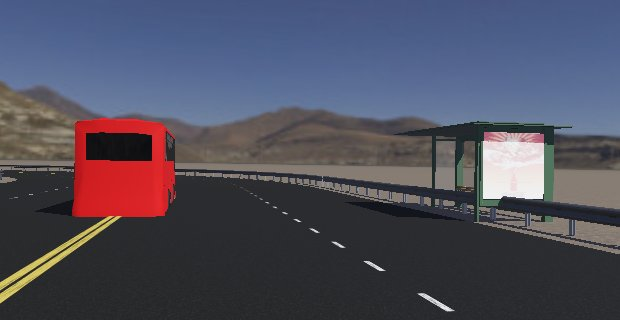
#> input picture data/behavioral_dataset/images/frame_000176.jpg, 620 x 320 px, given in place of 5382495-uhd_3840_2160_24fps.mp4, which was not available
$ jupyter execute --allow-errors '7 - TransformadaHough.ipynb'   (text cells are left out)
#> lines starting #> are read from the running program, lines starting #| are printed output that depends on the picture; after the words box and inside, x2 and y2 are one past the last pixel; in counts of white or black regions, pixels touching at a corner belong together; pictures that were not available may be replaced by others from this repository, and a replacement may not be noted
[cell 1]
# ==============================
# 1. LIBRERÍAS
# ==============================
import matplotlib.image as mpimg
import matplotlib.pyplot as plt
import numpy as np
import cv2

[cell 2]
# ==============================
# 2. CARGA DE IMAGEN + CANNY
# ==============================
IMAGE_PATH = "D:\ML\Projects\Project_5_MR4010.10_Navegacion\MR4010.10_Navegacion\data\Module1\Self_Driving_Car_ROADCAMERA.jpg"  # Cambia si es necesario

img_bgr = cv2.imread(IMAGE_PATH)

#> (the rest of this cell did not finish here and is left out)

#> (a cell that did not finish here is left out)

[cell 4]
# ============================================
# 4. TRANSFORMADA DE HOUGH MEJORADA
# ============================================

# Parámetros de Hough
rho = 2                         # Resolución en píxeles
theta = np.pi / 180             # Resolución angular en radianes
threshold = 80                  # Número mínimo de votos para aceptar una línea
min_line_len = 100              # Longitud mínima de línea
max_line_gap = 50               # Separación máxima entre segmentos para unirlos

# Detectar segmentos de línea usando HoughLinesP
#> (the rest of this cell did not finish here and is left out)

[cell 5]
# ============================================
# 5. OVERLAY FINAL
# ============================================

alpha = 0.8
beta = 1.0
gamma = 0.0

# Convertir imagen original BGR a RGB para matplotlib
#> (the rest of this cell did not finish here and is left out)

[cell 6]
def smooth_line(current_line, previous_line, alpha=0.2):
    """
    Suaviza la línea actual usando la línea del frame anterior.
    Evita que las líneas parpadeen frame a frame.
    """

    if current_line is None:
        return previous_line

    if previous_line is None:
        return current_line

    return [
        int(alpha * current_line[0] + (1 - alpha) * previous_line[0]),
        int(alpha * current_line[1] + (1 - alpha) * previous_line[1]),
        int(alpha * current_line[2] + (1 - alpha) * previous_line[2]),
        int(alpha * current_line[3] + (1 - alpha) * previous_line[3])
    ]

[cell 7]
import cv2
import numpy as np

# ==============================
# VARIABLES PARA SUAVIZADO TEMPORAL
# ==============================

left_line_prev = None
right_line_prev = None

alpha_smooth = 0.2   # 0.1 muy suave, 0.3 más reactivo


# Ruta del video
video_path = "../../data/Video/5382495-uhd_3840_2160_24fps.mp4"
#video_path = "../../data/Video/city_2025a_05062026.mp4"

cap = cv2.VideoCapture(video_path)

while cap.isOpened():
    ret, frame = cap.read()
#> frame is the input picture: shape (320, 620, 3); mean B, G, R 93.6, 78.9, 79.7

    if not ret:
        break

    # ======================================
    # PIPELINE (igual que  imagen)
    # ======================================

    # 1. Convertir a gris
    gray = cv2.cvtColor(frame, cv2.COLOR_BGR2GRAY)
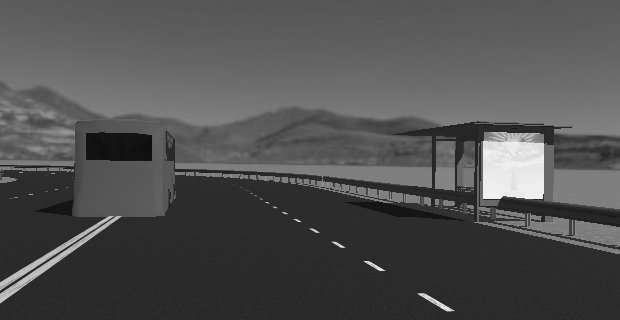
#> gray: shape (320, 620); min 6, max 254, mean 80.8

    # 2. Blur para reducir ruido
    blur = cv2.GaussianBlur(gray, (5,5), 0)

    # 3. Canny
    edges = cv2.Canny(blur, 100, 200)
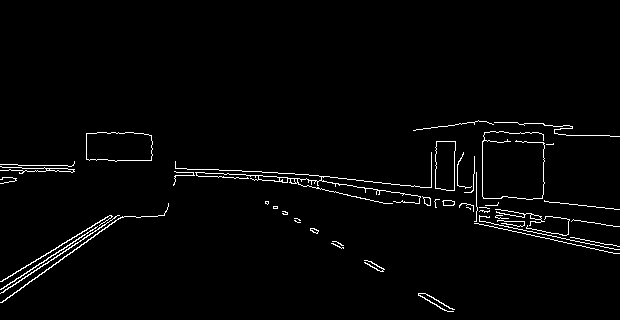
#> edges: shape (320, 620); 2.1% white in thin lines or dots, all inside (x1, y1, x2, y2) = (0, 120, 620, 312)

    # 4. ROI
    height, width = edges.shape
#> height = 320; width = 620

    mask = np.zeros_like(edges)

    vertices = np.array([[
    (0, height * 0.6),             # sube el límite inferior
    (width * 0.45, height * 0.5),
    (width * 0.55, height * 0.5),
    (width, height * 0.6)
]], dtype=np.int32)

    cv2.fillPoly(mask, vertices, 255)
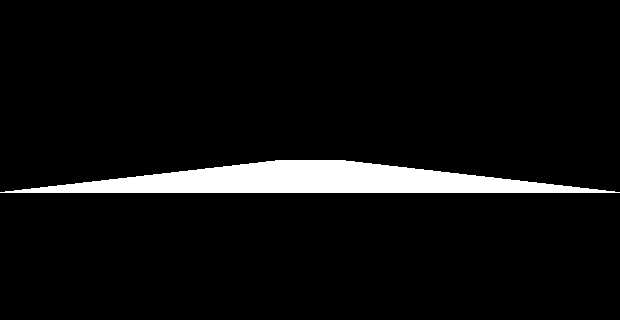
#> mask: shape (320, 620); 5.8% white; 1 white region, box (x1, y1, x2, y2) and area: (0, 160, 620, 193) 11516
    img_mask = cv2.bitwise_and(edges, mask)
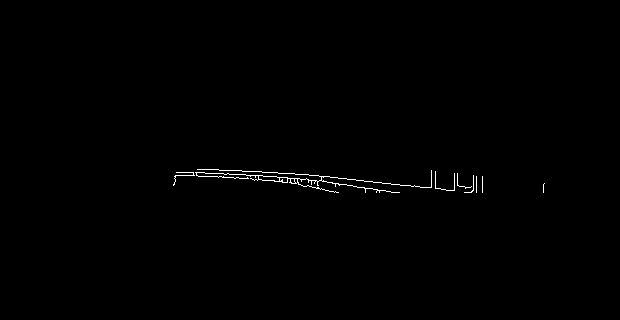
#> img_mask: shape (320, 620); 0.44% white in thin lines or dots, all inside (x1, y1, x2, y2) = (173, 169, 545, 193)

    # ======================================
    # HOUGH + FILTRO + PROMEDIO
    # ======================================

    lines = cv2.HoughLinesP(
        img_mask,
        2,
        np.pi/180,
        80,
        minLineLength=100,
        maxLineGap=50
    )
#> lines = [[185, 172, 381, 182], [206, 169, 308, 174], [193, 174, 326, 181], [175, 175, 346, 184], [297, 174, 476, 192], [210, 176, 399, 192]]

    img_lines = np.zeros_like(frame)

    left_lines = []
    right_lines = []

    if lines is not None:
        for line in lines:
            for x1, y1, x2, y2 in line:

                if x2 - x1 == 0:
                    continue

                slope = (y2 - y1) / (x2 - x1)
                intercept = y1 - slope * x1

                if abs(slope) < 0.5 or abs(slope) > 2.5:
                    continue

                if slope < 0 and x1 < width * 0.5 and x2 < width * 0.5:
                    left_lines.append((slope, intercept))

                elif slope > 0 and x1 > width * 0.5 and x2 > width * 0.5:
                    right_lines.append((slope, intercept))

                if y1 > height * 0.7 or y2 > height * 0.7:
                    continue
#> this loop made 6 passes
#> after the loop, left_lines = []; right_lines = []

    def make_line(height, slope, intercept):
        y1 = int(height * 0.8)
        y2 = int(height * 0.35)
        x1 = int((y1 - intercept) / slope)
        x2 = int((y2 - intercept) / slope)
        return x1, y1, x2, y2

    # Dibujar líneas promedio
    left_current = None
    right_current = None

    if len(left_lines) > 0:
        left_avg = np.mean(left_lines, axis=0)
        left_current = make_line(height, left_avg[0], left_avg[1])

    if len(right_lines) > 0:
        right_avg = np.mean(right_lines, axis=0)
        right_current = make_line(height, right_avg[0], right_avg[1])

    #Suavisar
    left_line_prev = smooth_line(left_current, left_line_prev, alpha_smooth)
    right_line_prev = smooth_line(right_current, right_line_prev, alpha_smooth)

    #Dibujar lineas suavisadas
    if left_line_prev is not None:
        x1, y1, x2, y2 = left_line_prev
        cv2.line(img_lines, (x1, y1), (x2, y2), (255, 0, 0), 40)

    if right_line_prev is not None:
        x1, y1, x2, y2 = right_line_prev
        cv2.line(img_lines, (x1, y1), (x2, y2), (0, 255, 0), 40)


    # Overlay
    result = cv2.addWeighted(frame, 0.8, img_lines, 1, 0)
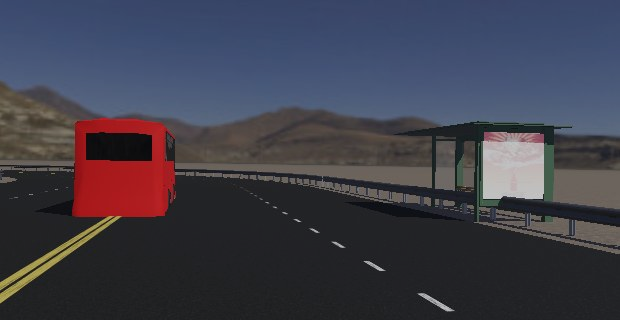
#> result: shape (320, 620, 3); mean B, G, R 74.8, 63.1, 63.8


    # Mostrar video
    cv2.imshow("Lane Detection", cv2.resize(result, (800, 450)))
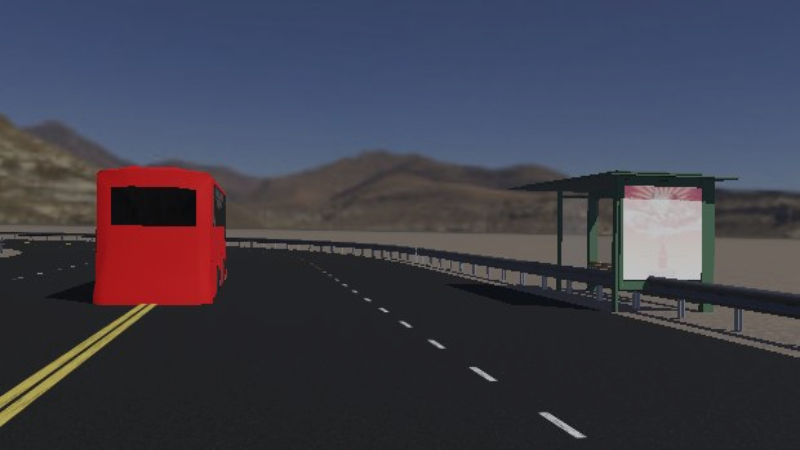
#> window 'Lane Detection': shape (450, 800, 3); mean B, G, R 74.8, 63, 63.7

    # Presiona 'q' para salir
    if cv2.waitKey(1) & 0xFF == ord('q'):
#> (key q is pressed here)
        break

cap.release()
cv2.destroyAllWindows()

[cell 8]
import cv2
from IPython.display import display, clear_output
import matplotlib.pyplot as plt

video_path = "../../data/Video/5382495-uhd_3840_2160_24fps.mp4"
cap = cv2.VideoCapture(video_path)

if not cap.isOpened():
    print("Error: no se pudo abrir el video. Revisa la ruta.")
else:
    while True:
        ret, frame = cap.read()

        if not ret:
            break

        # Reducir tamaño para que no sea tan pesado
        frame = cv2.resize(frame, (800, 450))
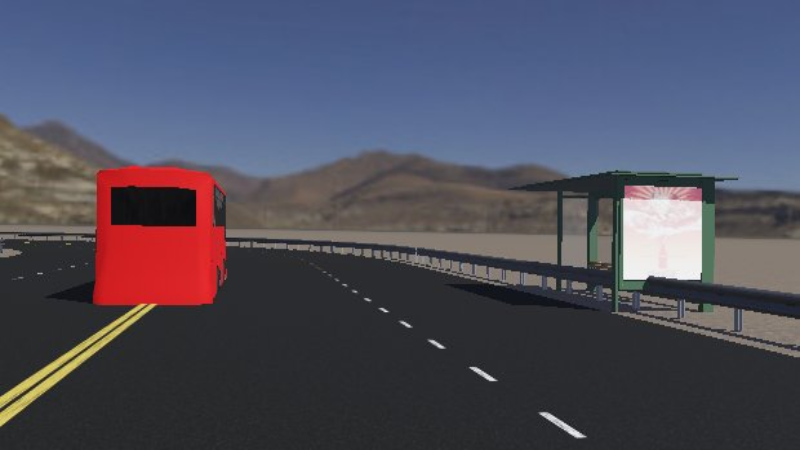
#> frame: shape (450, 800, 3); mean B, G, R 93.5, 78.8, 79.6

        # OpenCV usa BGR, matplotlib usa RGB
        frame_rgb = cv2.cvtColor(frame, cv2.COLOR_BGR2RGB)

        plt.figure(figsize=(10, 5))
#> (this line was passed over: IPython is not available in this run)
        plt.imshow(frame_rgb)
#> (this line was passed over: IPython is not available in this run)
        plt.axis("off")
#> (this line was passed over: IPython is not available in this run)
        display(plt.gcf())
#> (this line was passed over: IPython is not available in this run)
        clear_output(wait=True)
        plt.close()

cap.release()

$ run again, on data/behavioral_dataset/images/frame_000186.jpg
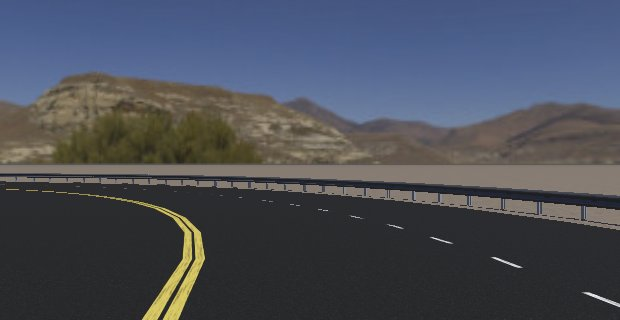
#> input picture data/behavioral_dataset/images/frame_000186.jpg, 620 x 320 px, given in place of 5382495-uhd_3840_2160_24fps.mp4, which was not available
#> frame is the input picture: shape (320, 620, 3); mean B, G, R 88.3, 78.7, 75
#> `edges = cv2.Canny(blur, 100, 200)`:
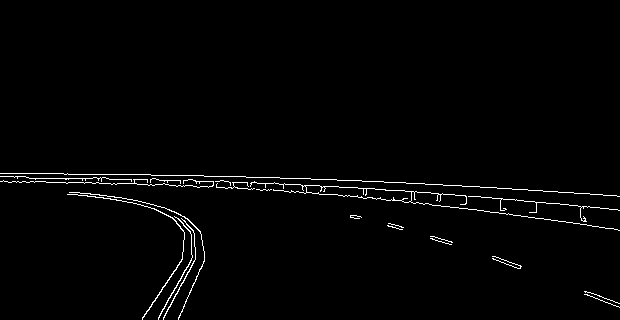
#> edges: shape (320, 620); 1.6% white in thin lines or dots, all inside (x1, y1, x2, y2) = (0, 173, 620, 320)
#> mask: shape (320, 620); 5.8% white; 1 white region, box (x1, y1, x2, y2) and area: (0, 160, 620, 193) 11516
#> img_mask: shape (320, 620); 0.54% white in thin lines or dots, all inside (x1, y1, x2, y2) = (69, 175, 574, 193)
#> lines = [[233, 176, 405, 182], [148, 185, 319, 185], [197, 187, 357, 187], [109, 179, 274, 182], [111, 184, 300, 184], [254, 181, 425, 192], [184, 175, 403, 182], [176, 186, 363, 192]]
#> the loop `for line in lines:` made 8 passes
#> after the loop `for line in lines:`: left_lines = []
#> `frame = cv2.resize(frame, (800, 450))`:
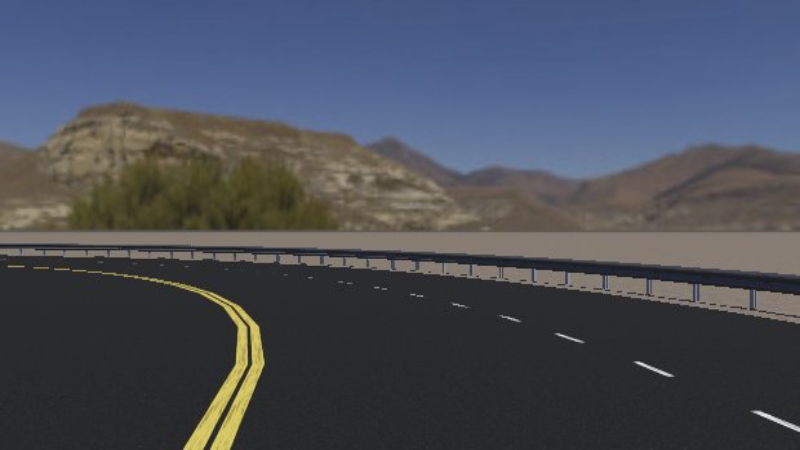
#> frame: shape (450, 800, 3); mean B, G, R 88.3, 78.6, 75

$ run again, on data/behavioral_dataset/images/frame_000228.jpg
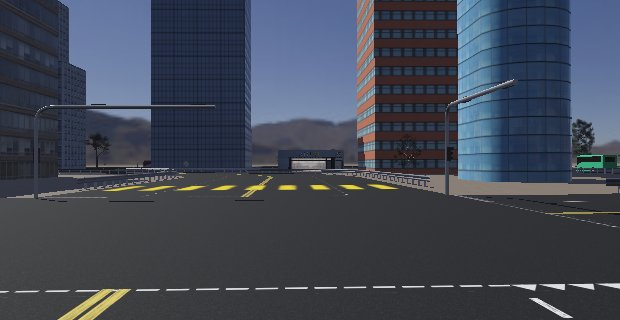
#> input picture data/behavioral_dataset/images/frame_000228.jpg, 620 x 320 px, given in place of 5382495-uhd_3840_2160_24fps.mp4, which was not available
#> frame is the input picture: shape (320, 620, 3); mean B, G, R 84.2, 71.4, 65.4
#> `edges = cv2.Canny(blur, 100, 200)`:
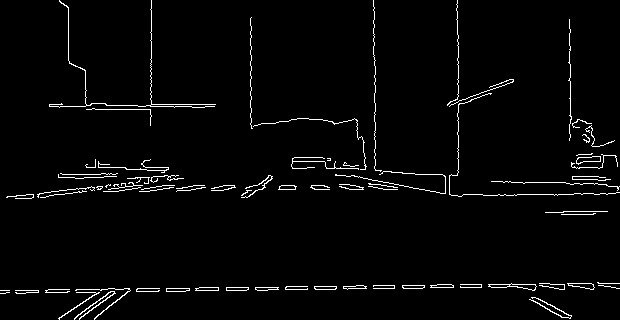
#> edges: shape (320, 620); 2.7% white in thin lines or dots
#> mask: shape (320, 620); 5.8% white; 1 white region, box (x1, y1, x2, y2) and area: (0, 160, 620, 193) 11516
#> img_mask: shape (320, 620); 0.61% white in thin lines or dots, all inside (x1, y1, x2, y2) = (44, 160, 620, 193)
#> lines = [[67, 189, 449, 189], [339, 184, 449, 184], [44, 192, 190, 190], [230, 185, 449, 188], [59, 190, 177, 179], [291, 164, 455, 175], [51, 191, 174, 185], [132, 188, 324, 185]]
#> the loop `for line in lines:` made 8 passes
#> after the loop `for line in lines:`: left_lines = []
#> `frame = cv2.resize(frame, (800, 450))`:
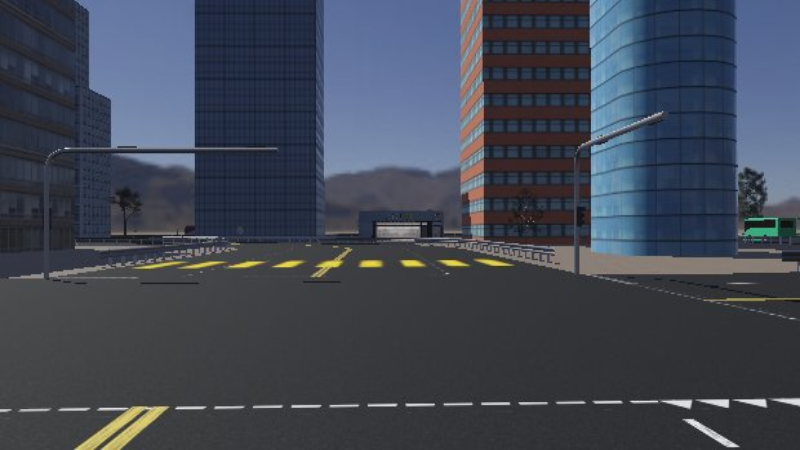
#> frame: shape (450, 800, 3); mean B, G, R 84.1, 71.3, 65.3

$ run again, on data/behavioral_dataset/images/frame_000284.jpg
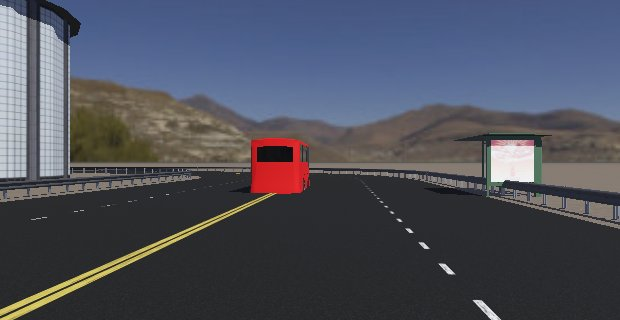
#> input picture data/behavioral_dataset/images/frame_000284.jpg, 620 x 320 px, given in place of 5382495-uhd_3840_2160_24fps.mp4, which was not available
#> frame is the input picture: shape (320, 620, 3); mean B, G, R 91.9, 80.4, 77.8
#> edges: shape (320, 620); 2.6% white in thin lines or dots
#> mask: shape (320, 620); 5.8% white; 1 white region, box (x1, y1, x2, y2) and area: (0, 160, 620, 193) 11516
#> img_mask: shape (320, 620); 0.68% white in thin lines or dots, all inside (x1, y1, x2, y2) = (2, 160, 618, 193)
#> lines = [[322, 171, 430, 171], [322, 172, 545, 184], [136, 178, 240, 169], [40, 187, 225, 171], [395, 169, 617, 192], [6, 192, 197, 179], [386, 169, 532, 192], [2, 192, 250, 171], [371, 172, 486, 182]]
#> the loop `for line in lines:` made 9 passes
#> after the loop `for line in lines:`: left_lines = []
#> `frame = cv2.resize(frame, (800, 450))`:
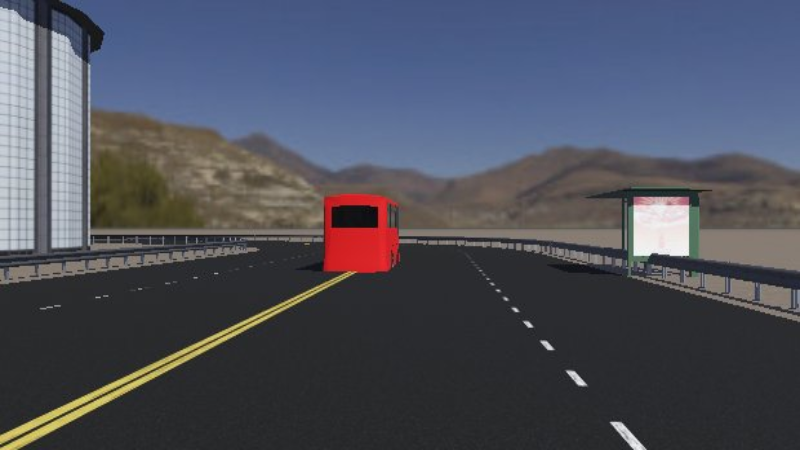
#> frame: shape (450, 800, 3); mean B, G, R 91.9, 80.3, 77.8
